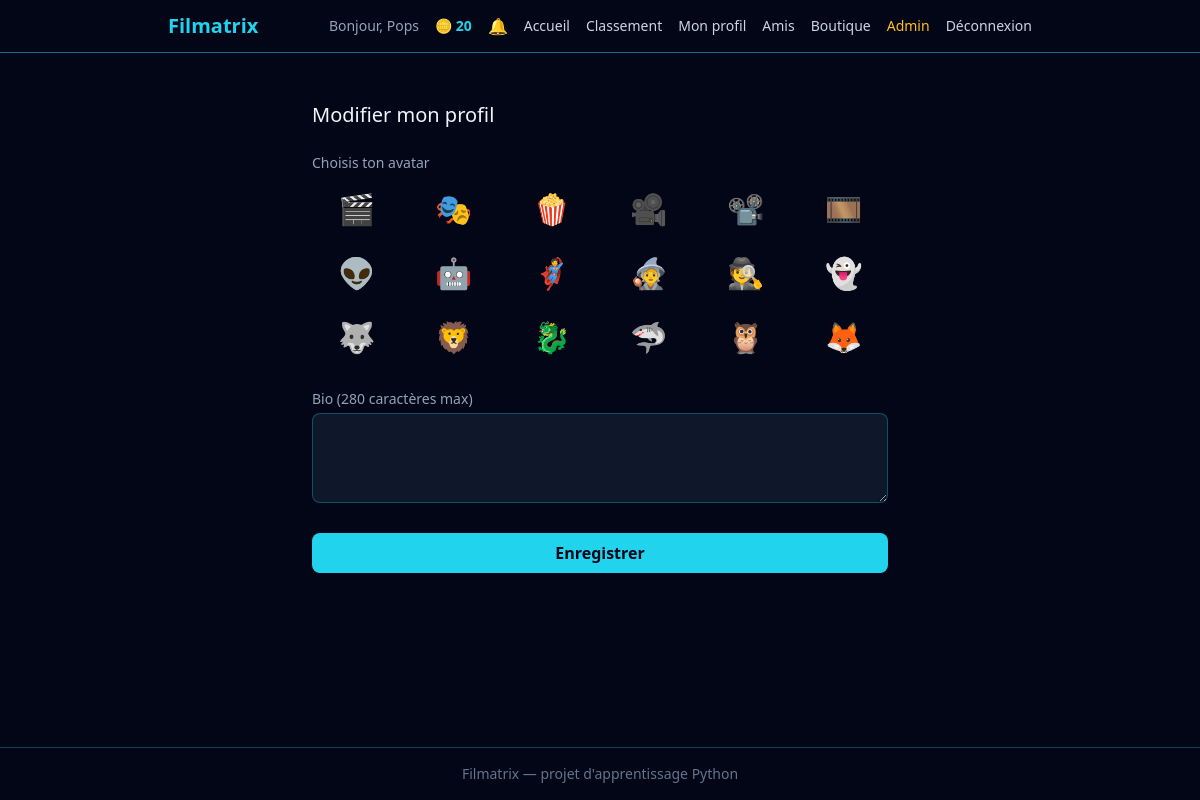
The app's page /profil/modifier (signed in), older data.
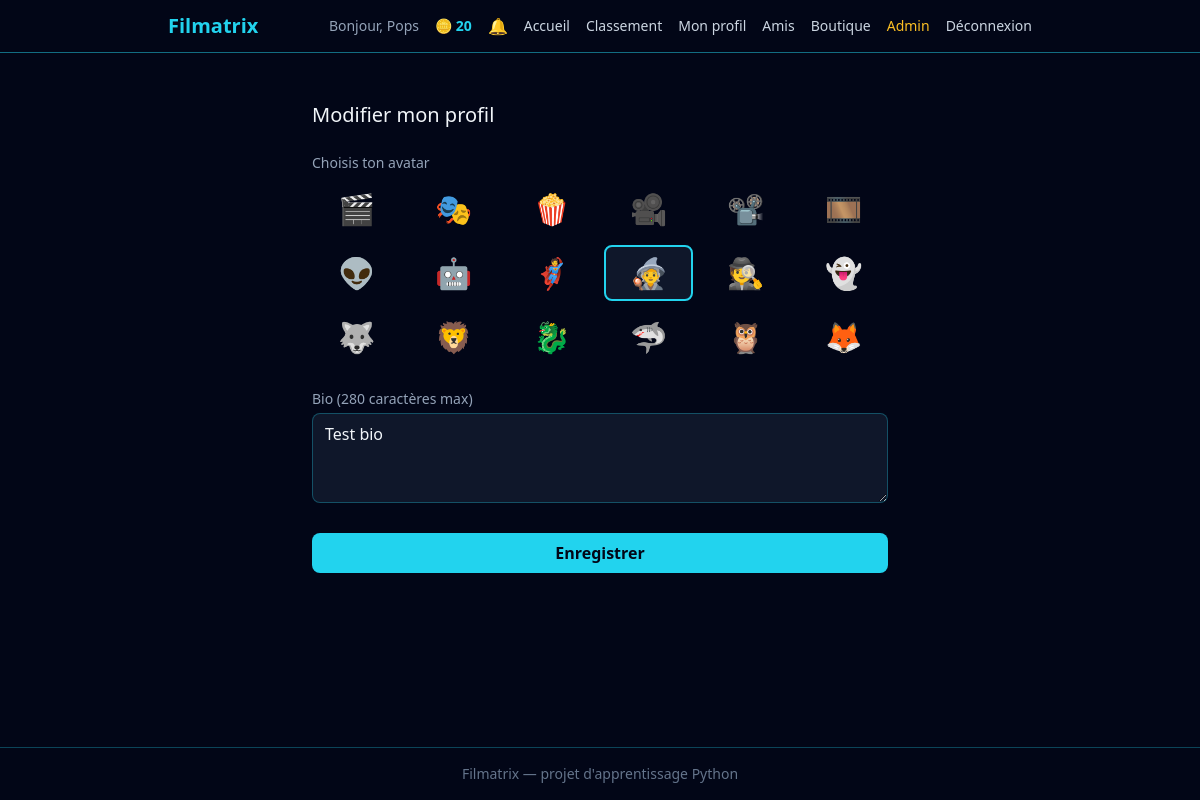
The same page, newer data.
### src/models.py (models this page shows, shortened)
class User(db.Model, UserMixin):
    __tablename__ = "users"
    id = db.Column(db.Integer, primary_key=True)
    username = db.Column(db.String(50), unique=True, nullable=False)
    email = db.Column(db.String(120), unique=True, nullable=False)
    password_hash = db.Column(db.String(255), nullable=False)
    total_xp = db.Column(db.Integer, nullable=False, default=0)
    coins = db.Column(db.Integer, nullable=False, default=0)
    equipped_title = db.Column(db.String(50), nullable=True)
    is_admin = db.Column(db.Boolean, nullable=False, default=False)
    avatar = db.Column(db.String(10), nullable=True)
    bio = db.Column(db.String(280), nullable=True)

### app.py (the view, shortened to what this page needs)
    @app.route("/profil/modifier", methods=["GET", "POST"])
    @login_required
    def edit_profile() -> str:
        return render_template("edit_profile.html", avatars=AVATARS)

### src/notifications.py (called while the page is built)
def get_unread_count(user_id: int) -> int:
    return Notification.query.filter_by(user_id=user_id, is_read=False).count()

### templates/edit_profile.html (shortened to what this page needs)
{% extends "base.html" %}
{% block content %}
<div class="max-w-xl mx-auto mt-8">
    <h2 class="text-xl mb-6">Modifier mon profil</h2>
    <form method="POST" class="flex flex-col gap-6">
        <div>
            <label class="block text-sm text-slate-400 mb-2">Choisis ton avatar</label>
            <div class="grid grid-cols-6 gap-2" id="avatar-gallery">
                {% for avatar in avatars %}
                <button type="button" data-avatar="{{ avatar }}"
                        class="avatar-choice text-3xl rounded-lg border-2 p-2 transition
                               {% if current_user.avatar == avatar %}border-cyan-400 bg-slate-900{% else %}border-transparent hover:border-cyan-400/50{% endif %}">
                    {{ avatar }}
                </button>
                {% endfor %}
            </div>
        </div>
        <div>
            <label class="block text-sm text-slate-400 mb-1">Bio (280 caractères max)</label>
            <textarea name="bio" maxlength="280" rows="3"
                      class="w-full bg-slate-900 border border-cyan-400/30 rounded-lg px-3 py-2 text-slate-100">{{ current_user.bio or '' }}</textarea>
        </div>
        <button type="submit"
                class="bg-cyan-400 hover:bg-cyan-300 text-slate-950 font-bold py-2 rounded-lg transition">
            Enregistrer
        </button>
    </form>
</div>
{% endblock %}

### templates/base.html (shortened to what this page needs)
<!DOCTYPE html>
<html lang="fr">
<head>
    <link rel="stylesheet" href="{{ url_for('static', filename='css/output.css') }}">
</head>
<body class="bg-slate-950 text-slate-100 min-h-screen flex flex-col">
    <header class="border-b border-cyan-400/50">
    <nav class="max-w-4xl mx-auto px-4 py-3">
        <div class="flex items-center justify-between">
            <a href="{{ url_for('home') }}" class="text-xl font-bold text-cyan-400">
                Filmatrix
            </a>
            <div class="flex items-center gap-4">
                {% if current_user.is_authenticated %}
                    <span class="text-slate-400 text-sm">Bonjour, {{ current_user.username }}</span>
                    <span class="text-cyan-400 text-sm font-bold flex items-center gap-1">
                         🪙 {{ current_user.coins }}
                    </span>
                    <div class="relative">
                        <button id="notification-bell" class="relative text-slate-300 hover:text-cyan-400 transition" aria-label="Notifications">
                            🔔
                        </button>
                    </div>
                {% endif %}
                <div class="hidden md:flex items-center gap-4 text-sm">
                    <a href="{{ url_for('home') }}" class="text-slate-300 hover:text-cyan-400 transition">Accueil</a>
                    <a href="{{ url_for('leaderboard') }}" class="text-slate-300 hover:text-cyan-400 transition">Classement</a>
                    {% if current_user.is_authenticated %}
                        <a href="{{ url_for('profile') }}" class="text-slate-300 hover:text-cyan-400 transition">Mon profil</a>
                        <a href="{{ url_for('friends_list') }}" class="text-slate-300 hover:text-cyan-400 transition">Amis</a>
                        <a href="{{ url_for('shop') }}" class="text-slate-300 hover:text-cyan-400 transition">Boutique</a>
                        {% if current_user.is_admin %}
                            <a href="{{ url_for('admin_questions_list') }}" class="text-amber-400 hover:text-amber-300 transition">Admin</a>
                        {% endif %}
                        <a href="{{ url_for('logout') }}" class="text-slate-300 hover:text-cyan-400 transition">Déconnexion</a>
                    {% else %}
                        <a href="{{ url_for('login') }}" class="text-slate-300 hover:text-cyan-400 transition">Connexion</a>
                        <a href="{{ url_for('register') }}" class="bg-cyan-400 hover:bg-cyan-300 text-slate-950 font-bold px-3 py-1.5 rounded-lg transition">Inscription</a>
                    {% endif %}
                </div>
            </div>
        </div>
    </nav>
</header>
    <main class="flex-1 p-4">
        {% block content %}{% endblock %}
    </main>
    <footer class="border-t border-cyan-400/30 text-center text-slate-500 text-sm py-4">
        Filmatrix — projet d'apprentissage Python
    </footer>
</body>
</html>

Row changes from the older to the newer data that the page shows:
changed User "Pops": avatar empty → "🧙" (drawn); bio (not shown) → "Test bio"
